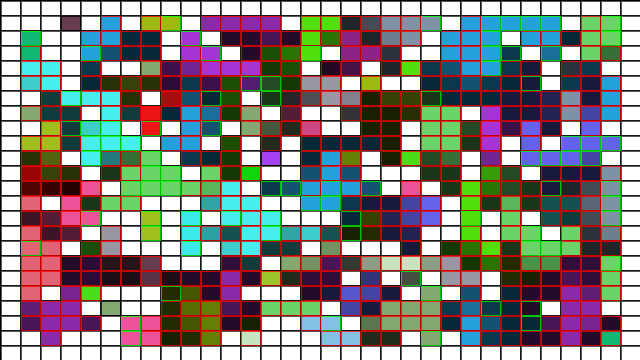
Frame 1 (no input)
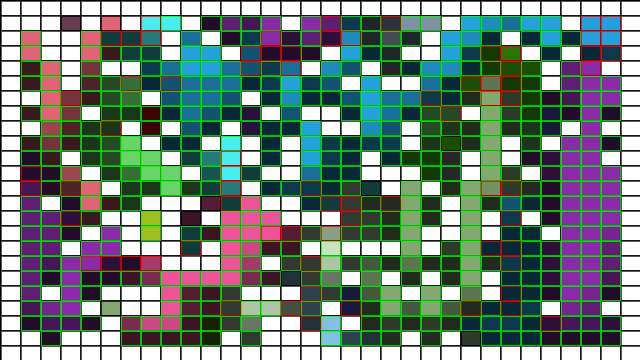
Frame 60 (the mouse pressed at the canvas centre just before this capture)
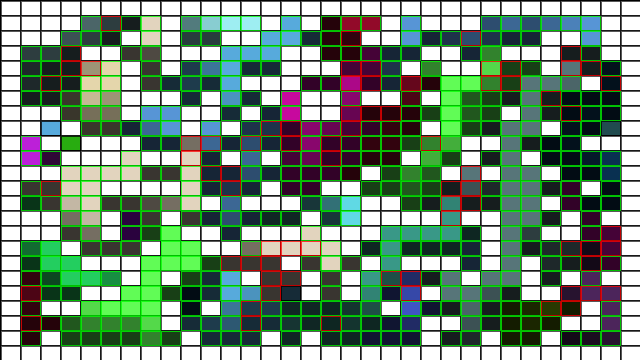
Frame 120 (the mouse held since frame 60 and released just before this capture)

The Processing sketch that drew these frames (run headless with seeded random() and noise(); from frame 60 on, the mouse is pressed at the canvas centre):

// Processing sketch: processing_60877
// ── processing_60877.pde

gameboard testGame;

void setup(){

  size(640,360,JAVA2D);
  frameRate(30);
  background(0);
  
  testGame = new gameboard(32,24,28);
  testGame.FillBoardRandomly();
  testGame.InvalidateEdges();
  testGame.AddTroops(32);
  testGame.TickBoardAttack();
  testGame.DisplayBoard((width/(float)testGame.dimX), (height/(float)testGame.dimY));
 
}
void draw(){
  background(0);
  testGame.AddTroops(1);
  testGame.TickBoardAttack();
  testGame.TickBoardMove();
  testGame.DisplayBoard((width/(float)testGame.dimX), (height/(float)testGame.dimY));
  
}

void mousePressed(){
  testGame = new gameboard(32,24,28);
  testGame.FillBoardRandomly();
  testGame.InvalidateEdges();
  testGame.AddTroops(32);

}

class gameboard {

  player[] players;
  spot[][] board;
  int dimX, dimY;

  gameboard(int x, int y, int numberOfPlayers) {
    dimX = x;
    dimY = y;
    CreatePlayers(numberOfPlayers);
    CreateBoard(dimX, dimY);
  }

  void CreatePlayers(int numberToCreate) {
    players = new player[numberToCreate];
    for (int i = 0; i < numberToCreate; i++) {
      players[i] = new player(i);
    }
  }

  void CreateBoard(int x, int y) {
    board = new spot[x][y];
    for (int i = 0; i < x; i++) {
      for (int j = 0; j < y; j++) {
        board[i][j] = new spot(0, 0);
      }
    }
  }

  void FillBoardRandomly() {
    for (int i = 0; i < dimX; i++) {
      for (int j = 0; j < dimY; j++) {
        board[i][j].ownerID = (int)random(players.length);
        board[i][j].numberOfTroops = (int)random(255);
        if (random(1.0) < 0.00) {
          board[i][j].KillAll();
        }
        if (random(1.0) < 0.25) {
          board[i][j].MakeInvalid();
        }
      }
    }
  }

  void InvalidateEdges() {
    // top and bottom
    for (int i = 0; i < dimX; i++) {
      board[i][0].MakeInvalid();
      board[i][dimY-1].MakeInvalid();
    }
    // left and right    
    for (int i = 0; i < dimY; i++) {
      board[0][i].MakeInvalid();
      board[dimX-1][i].MakeInvalid();
    }
  }


  void DisplayBoard(float _scaleX, float _scaleY) {

    stroke(0);

    int spotOwner;
    for (int i = 0; i < dimX; i++) {
      for (int j = 0; j < dimY; j++) {
        spotOwner = board[i][j].ownerID;
        
        if(board[i][j].AttackAction){stroke(255,0,0,255); board[i][j].AttackAction= false; }
        else if(board[i][j].MoveAction){stroke(0,255,0,255); board[i][j].MoveAction = false; }        
        else { stroke(0); }
        
        if (spotOwner != -1 && spotOwner != -2) {

          fill(players[spotOwner].colorR, players[spotOwner].colorG, players[spotOwner].colorB, max(64, board[i][j].numberOfTroops*44));
          rect((i*_scaleX)+1.0, (j*_scaleY)+1.0, _scaleX-1.0, _scaleY-1.0);
        }
        else if (spotOwner == -2) {
          strokeWeight(0.75);
          stroke(32,255);
          fill(255);
          rect((i*_scaleX)+1.0, (j*_scaleY)+1.0, _scaleX-1.0, _scaleY-1.0);
        }
      }
    }
  }

  void AddTroops(int numberToAdd) {
    for (int i = 0; i < dimX; i++) {
      for (int j = 0; j < dimY; j++) {
        if (board[i][j].ownerID >= 0) {
          if (board[i][j].numberOfTroops < 255) board[i][j].numberOfTroops += numberToAdd;
          else {
            //board[i][j].numberOfTroops = 255;
          }
        }
      }
    }
  }


  void TickBoardAttack() {
    int numberOfPlayers = players.length;
    for (int playerIndex = 0; playerIndex < numberOfPlayers; playerIndex++) {
      boolean doneAttacking = false;
      while (!doneAttacking) {
        doneAttacking = true;
        for (int i = 1; i < dimX-1; i++) {
          for (int j = 1; j < dimY-1; j++) {
            int spotOwner = board[i][j].ownerID;
            if ((spotOwner == players[playerIndex].playerID) && (board[i][j].numberOfTroops > 2)) {
              // do it!
              spot[] neighborsToCheck = new spot[4];
              neighborsToCheck[0] = board[i][j-1];  // top
              neighborsToCheck[1] = board[i+1][j];  // right
              neighborsToCheck[2] = board[i][j+1];  // bottom
              neighborsToCheck[3] = board[i-1][j];  // left

              int whoToAttack = players[playerIndex].EvaluatePositionAttack(board[i][j], neighborsToCheck);

              if (whoToAttack >= 0) {
                
                // attack sequence
                doneAttacking = false;
                board[i][j].AttackAction = true;
                
                if (random(neighborsToCheck[whoToAttack].numberOfTroops) > random(board[i][j].numberOfTroops)) {
                  // lose
                  board[i][j].numberOfTroops -= neighborsToCheck[whoToAttack].numberOfTroops;
                  board[i][j].numberOfTroops = max(2, board[i][j].numberOfTroops);
                  //println("lose");
                }
                else {
                  // win, move half
                  board[i][j].numberOfTroops = ceil(board[i][j].numberOfTroops/2);
                  //println("win");

                  if (whoToAttack == 0) {
                    //println("0");
                    board[i][j-1].set(board[i][j]);
                  }
                  if (whoToAttack == 1) {
                    //println("1");                  
                    board[i+1][j].set(board[i][j]);
                  }
                  if (whoToAttack == 2) {                
                    //println("2");                  
                    board[i][j+1].set(board[i][j]);
                  }
                  if (whoToAttack == 3) {
                    //println("3");                  
                    board[i-1][j].set(board[i][j]);
                  }
                }
              }
              else {
                //println("No Action");
              }
            }
            else {
              // not ours
            }
          }  // end of j
        }  // end of i
      }
    }  // end of playerIndex
  }  // end of TickBoardAttack()
  void TickBoardMove() {
    int numberOfPlayers = players.length;
    for (int playerIndex = 0; playerIndex < numberOfPlayers; playerIndex++) {
      for (int i = 1; i < dimX-1; i++) {
        for (int j = 1; j < dimY-1; j++) {

          int spotOwner = board[i][j].ownerID;
          if (spotOwner == players[playerIndex].playerID) {
            // do it!
            spot[] neighborsToCheck = new spot[4];
            neighborsToCheck[0] = board[i][j-1];  // top
            neighborsToCheck[1] = board[i+1][j];  // right
            neighborsToCheck[2] = board[i][j+1];  // bottom
            neighborsToCheck[3] = board[i-1][j];  // left

            int whoToAttack = players[playerIndex].EvaluatePositionMove(board[i][j], neighborsToCheck);

            if (whoToAttack >= 0) {

              // win, move half

              //println("win");
              board[i][j].numberOfTroops  = floor(board[i][j].numberOfTroops/ 2);
              board[i][j].MoveAction = true;                

              if (whoToAttack == 0) {
                //println("0");
                board[i][j-1].numberOfTroops += (board[i][j].numberOfTroops);
                board[i][j-1].MoveAction = true;                
              }
              if (whoToAttack == 1) {
                //println("1");                  
                board[i+1][j].numberOfTroops += (board[i][j].numberOfTroops);
                board[i+1][j].MoveAction = true;                
              }
              if (whoToAttack == 2) {                
                //println("2");                  
                board[i][j+1].numberOfTroops += (board[i][j].numberOfTroops);
                board[i][j+1].MoveAction = true;                
              }
              if (whoToAttack == 3) {
                //println("3");                  
                board[i-1][j].numberOfTroops += (board[i][j].numberOfTroops);
                board[i-1][j].MoveAction = true;                
              }
            }
            else {
              //println("No Action");
            }
          }
          else {
            // not ours
          }
        }  // end of j
      }  // end of i
    }  // end of playerIndex
  }  // end of TickBoardMove()
}    // end of class gameboard


/*

 Parameters for inputs to linear regression algorithm
 
 */

class player {

  int playerID;
  boolean isAlive;
  
  int colorR, colorG, colorB;

  // inputs for NN, environment stats
  int globalNumberOfFriendlyTroops;  // all troops held
  int globalNumberOfEnemyTroops;     // count of all enemy troops
  int globalNumberOfEnemies;         // count of all enemy players still alive
  float globalNumberOfHeldSpots;     // as a percentage of the game board
  float globalNumberOfEnemySpots;    // as a percentage of the game board

  int localNumberOfTroops;         // troops held at game position being evaluated
  int localNumberOfEnemyTroopsInNeighborhood;    // neighbors of spot being evaluated
  int localNumberOfFriendlyTroopsInNeighborhood; // neighbors
  int localNumberOfEnemyTroopsBeingEvaluated;    

  float[] inputVector;
  float[] hypothesis;
  
  player(int _id){
    
    playerID = _id;
    isAlive = true;
    
    colorR = (int)random(255);
    colorG = (int)random(255);
    colorB = (int)random(255);
    
    int inputVectorSize = 9;
        
    hypothesis = new float[inputVectorSize];
    inputVector = new float[inputVectorSize];
    
    for(int i = 0; i < 8; i++){
      hypothesis[i] = random(-10,10);
    }
        
  }
  
  void LoadInputVector(){
    inputVector[0] = (float)globalNumberOfFriendlyTroops;
    inputVector[1] = (float)globalNumberOfEnemyTroops;
    inputVector[2] = (float)globalNumberOfEnemies;
    inputVector[3] = (float)globalNumberOfHeldSpots;
    inputVector[4] = (float)globalNumberOfEnemySpots;
    inputVector[5] = (float)localNumberOfTroops;
    inputVector[6] = (float)localNumberOfEnemyTroopsInNeighborhood;
    inputVector[7] = (float)localNumberOfFriendlyTroopsInNeighborhood;
    inputVector[8] = 0.0;    
  }
  
    // player decides who to attack
  int EvaluatePositionAttack(spot currentPosition, spot[] neighbors) {

    // evaluate each neighbor and assign a rank, 0.0 - 1.0
    int numberOfNeighbors = neighbors.length;
    float[] ranks = new float[numberOfNeighbors];

    // fill stats
    localNumberOfTroops = currentPosition.numberOfTroops;
    localNumberOfEnemyTroopsInNeighborhood = localNumberOfFriendlyTroopsInNeighborhood = 0;
    for (int i = 0; i < numberOfNeighbors; i++) {
      if (neighbors[i].ownerID == playerID) {
        localNumberOfFriendlyTroopsInNeighborhood += neighbors[i].numberOfTroops;
      } 
      else {
        if(neighbors[i].ownerID >= 0){
          localNumberOfEnemyTroopsInNeighborhood += neighbors[i].numberOfTroops;
        }
      }
    }
        
    LoadInputVector();
    
    // evaluate each neighbor
    for(int neighborIndex = 0; neighborIndex < numberOfNeighbors; neighborIndex++){
      ranks[neighborIndex] = 0;      
      if(neighbors[neighborIndex].ownerID == playerID){
        // nothing
      }
      else if (neighbors[neighborIndex].ownerID >= 0) {
        inputVector[8] = (float)neighbors[neighborIndex].numberOfTroops;        
        // guts
        for(int i = 0; i < inputVector.length; i++){
          ranks[neighborIndex] += sigmoid(inputVector[i] * hypothesis[i]);
        }
 
      }
      
    }
    
    //println(ranks);
    // evaluate the ranks
    // if 
    float largestRank = 0.0;
    int neighborToAttack = -1;
    
    for(int i = 0; i < ranks.length; i++){
      if(ranks[i] > largestRank){
        largestRank = ranks[i];
        neighborToAttack = i;
      }
    }
    
    //print(neighborToAttack+" ");
    
    return neighborToAttack;
  }
  int EvaluatePositionMove(spot currentPosition, spot[] neighbors) {

    // evaluate each neighbor and assign a rank, 0.0 - 1.0
    int numberOfNeighbors = neighbors.length;
    float[] ranks = new float[numberOfNeighbors];

    // fill stats
    localNumberOfTroops = currentPosition.numberOfTroops;
    localNumberOfEnemyTroopsInNeighborhood = localNumberOfFriendlyTroopsInNeighborhood = 0;
    for (int i = 0; i < numberOfNeighbors; i++) {
      if (neighbors[i].ownerID == playerID) {
        localNumberOfFriendlyTroopsInNeighborhood += neighbors[i].numberOfTroops;
      } 
      else {
        if(neighbors[i].ownerID >= 0){
          localNumberOfEnemyTroopsInNeighborhood += neighbors[i].numberOfTroops;
        }
      }
    }
        
    LoadInputVector();
    
    // evaluate each neighbor
    for(int neighborIndex = 0; neighborIndex < numberOfNeighbors; neighborIndex++){
      ranks[neighborIndex] = 0;      
      if(neighbors[neighborIndex].ownerID == playerID){
        // nothing
        inputVector[8] = (float)neighbors[neighborIndex].numberOfTroops;        
        // guts
        for(int i = 0; i < inputVector.length; i++){
          ranks[neighborIndex] += sigmoid(inputVector[i] * hypothesis[i]);
        }        
      }
      else if (neighbors[neighborIndex].ownerID >= 0) {
        ranks[neighborIndex] = -1;         
      }
      
    }
    
    //println(ranks);
    // evaluate the ranks
    // if 
    float largestRank = 0.0;
    int neighborToAttack = -1;
    
    for(int i = 0; i < ranks.length; i++){
      if(ranks[i] > largestRank){
        largestRank = ranks[i];
        neighborToAttack = i;
      }
    }
    
    //print(neighborToAttack+" ");
    
    return neighborToAttack;
  }  
  
}


class spot {

  int ownerID;  // associated player index
                // -1 = nobody
                // -2 = dead spot
  int numberOfTroops;
  boolean AttackAction;
  boolean MoveAction;
  
  spot(int id, int amountOfTroops){
    ownerID = id;
    numberOfTroops = amountOfTroops;    
  }
  
  void KillAll(){
    ownerID = -1;
    numberOfTroops = 0;    
  }
  
  void MakeInvalid(){
    ownerID = -2;
    numberOfTroops = 0;
  }
  
  void set(spot inputSpot){
    ownerID = inputSpot.ownerID;
    numberOfTroops = inputSpot.numberOfTroops;
  }
  
}


float sigmoid(float _input){
  float denominator = (1.0 + pow(2.7182818284, -_input));
  float returnValue = 1.0;
  if(denominator != 0.0){
    returnValue = (1.0 / denominator);   
  }
  return returnValue;  
}
